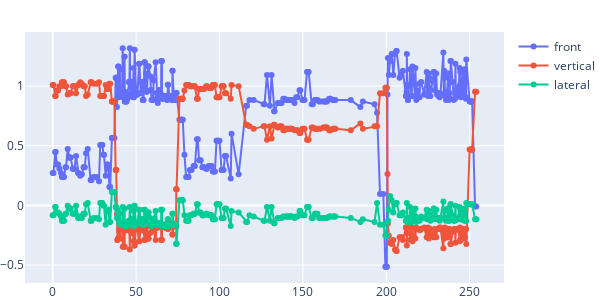

This figure's notebook cell:
### Markdown cell above
We can save some keystrokes by using a for loop to plot the sensor data:

### Code cell
fig = go.Figure(layout={**layout, 'width': 600})
for sensor in ['front', 'vertical', 'lateral']:
    fig.add_trace(go.Scatter(x=df['time'], y=df[sensor], mode='lines+markers', name=sensor))

fig.show()

### Figure 1 — Plotly figure (JSON) as saved in the notebook; plotly's stock layout.template omitted (floating-point values rounded to 4 significant figures; data arrays with more than 128 entries replaced by an {"elided": "..."} marker saying what was removed)
{"data": [{"mode": "lines+markers", "name": "front", "type": "scatter", "x": {"elided": "401 float values"}, "y": {"elided": "401 float values"}}, {"mode": "lines+markers", "name": "vertical", "type": "scatter", "x": {"elided": "401 float values"}, "y": {"elided": "401 float values"}}, {"mode": "lines+markers", "name": "lateral", "type": "scatter", "x": {"elided": "401 float values"}, "y": {"elided": "401 float values"}}], "layout": {"height": 300, "margin": {"b": 0, "l": 0, "r": 0, "t": 32}, "width": 600}}
